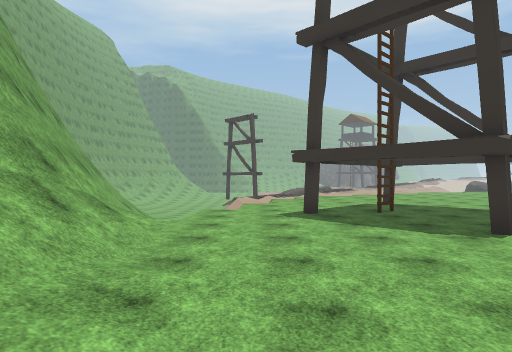
[1] (above)

23 first-person views from a walk through a scene from a Unity 3-D project. The camera is 1.2 m above the floor, looks level and sees 75° across. The floor is counted in squares, 2 m on a side. Each view is taken from the middle of a square. On the plan, view 1 faces up. The plan holds only what a view shows up to about 10 squares ahead; the rest is blank. The place goes on beyond the plan. The player is left out. Some animated figures are left out. Some surface patterns are stand-ins.

[2]
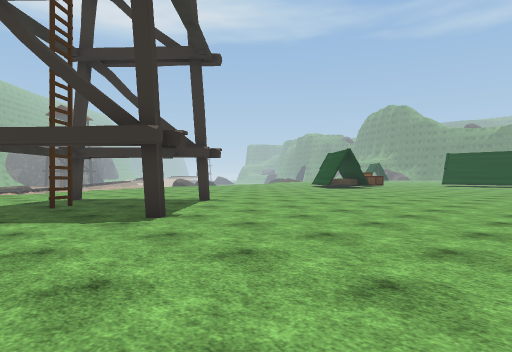

[3]
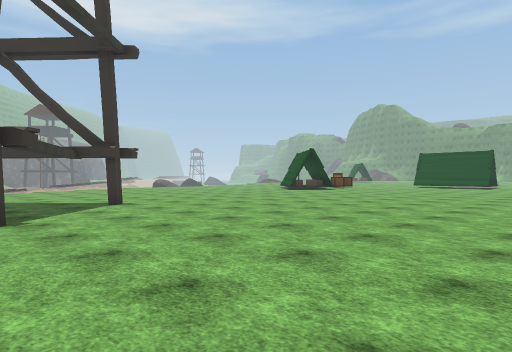

[4]
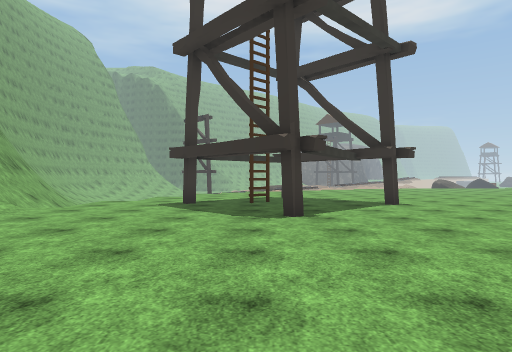

[5]
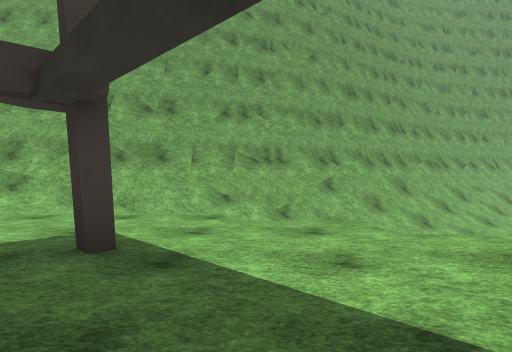

[6]
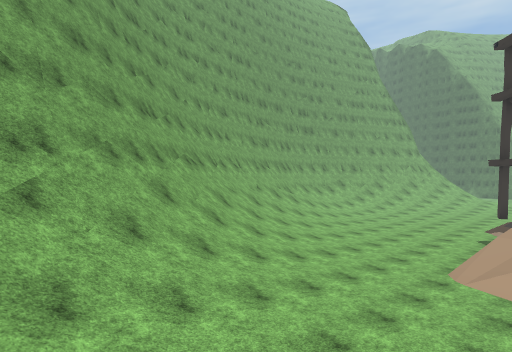

[7]
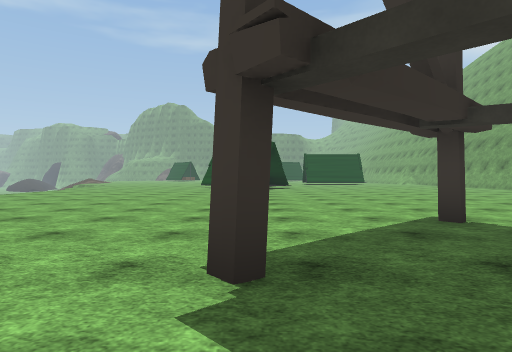

[8]
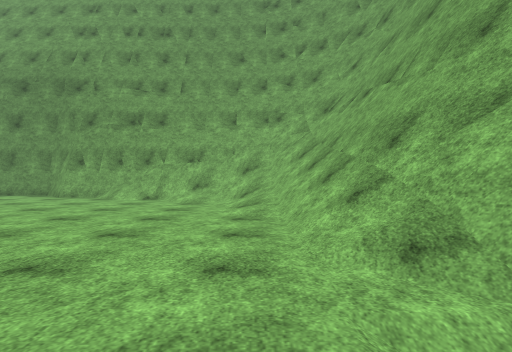

[9]
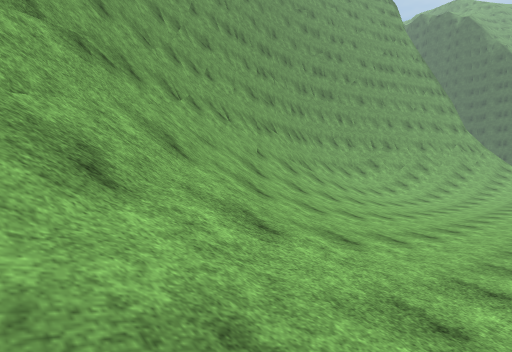

[10]
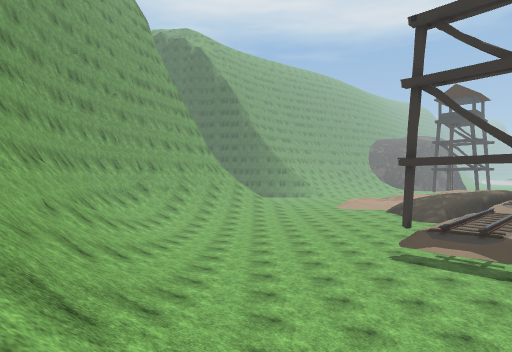

[11]
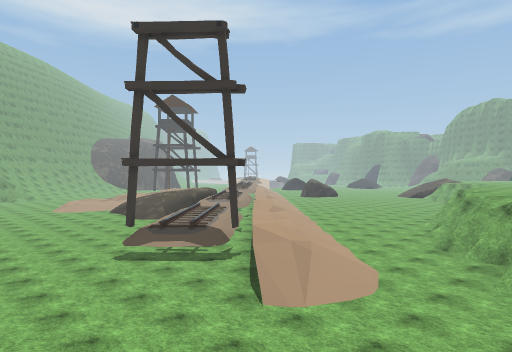

[12]
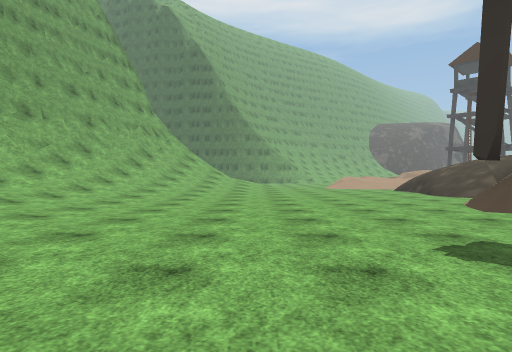

[13]
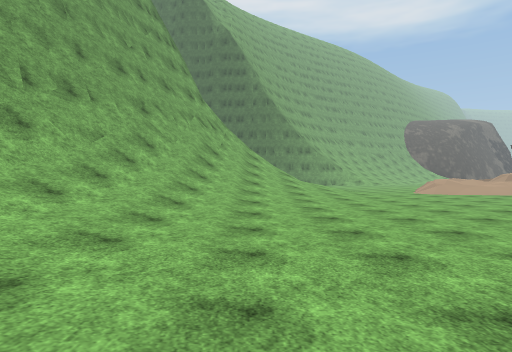

[14]
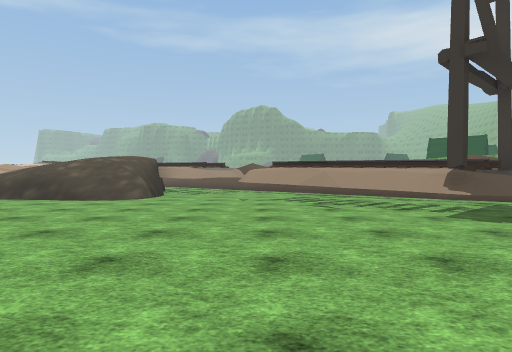

[15]
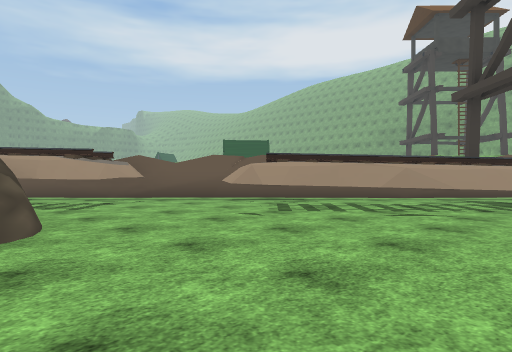

[16]
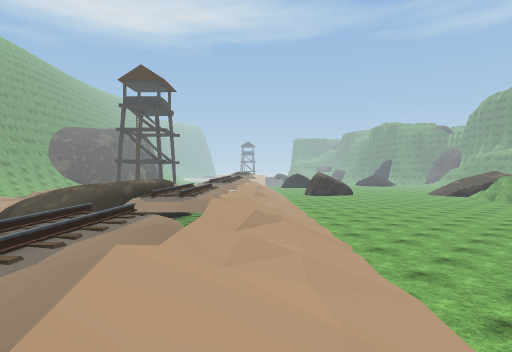

[17]
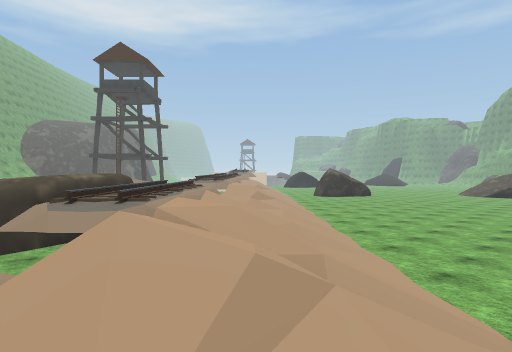

[18]
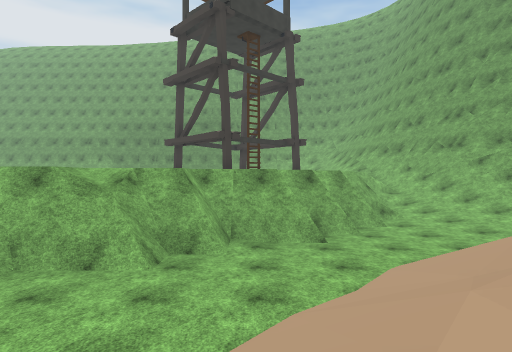

[19]
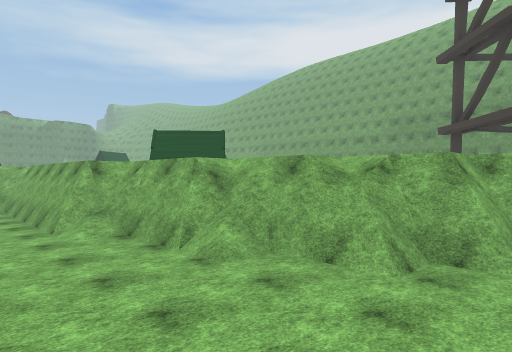

[20]
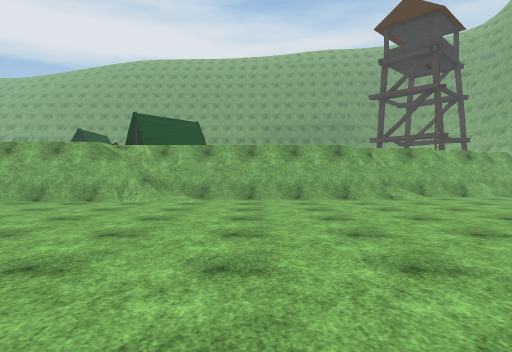

[21]
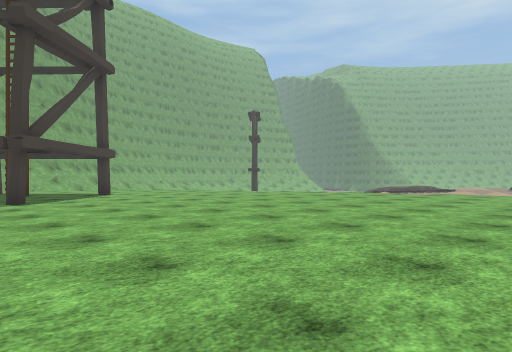

[22]
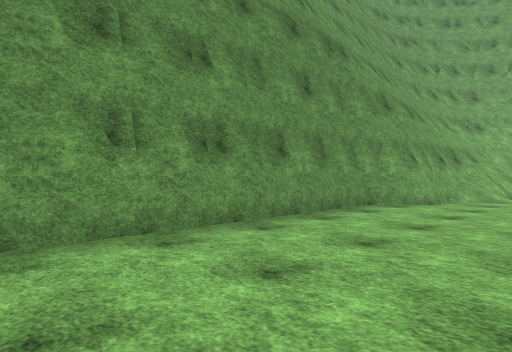

[23]
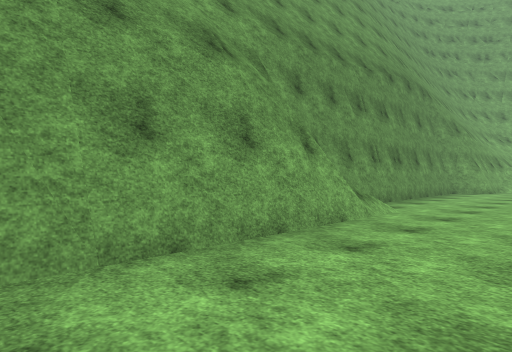

### Floor plan
Key: @ floor where view 1 was taken; # wall or solid block; x gap in a wall; . main floor; - floor 0.75 m lower than the main floor; _ floor 1.5 m lower than the main floor; < floor 2.5 m lower than the main floor; ( floor 3.25 m lower than the main floor; / step, stairs or slope; = window, fence, low wall or low ledge; ^ raised ledge; v drop or lower ground; T tower.
Columns run from 10 left of view 1 to 18 right of it. Each row starts with its distance up from view 1.
 33 #///((((((( //
 32 #///((((((((=/
 31 #//(((((((((//    v
 30 =//(((((((((//_-vvvv
 29 =/((((((((((/=#vvvvv/
 28 //((((((((((((# vvv///  (
 27 /(((((((((((((##_v///(((((
 26 /((((((((((^#^(xv///(((((((
 25  (((((((((^###(__//(((((((((
 24 //(((((((^##^^v///((((((((((
 23 //((((((###^^v///((((((((((((
 22 =/((((((^^^^v///(((((((((((((
 21 #//((((((^^v<//((((((((((((((
 20 #//((((((  ///(((((((((((((/#
 19 #///(((((////(((((((//vvvv#//
 18 ##///((((///(((((//v##..   ..
 17  #///((((//((((#v/#  ...
 16  ##///((((((((##/.. .....
 15   ##///(((((###..........
 14    #///((((##    ........
 13    ##///((##   ..........
 12     ##//(/ . ............
 11     ##//   ..............
 10      ##/  ....T...........
  9      ##/ /................
  8       #/ ..T.T............
  7       ##/.......T.........
  6        #/.................
  5        #/.....T........
  4        #/..............
  3        #/...............
  2        #//...............
  1        #//...................
  0        #//@/.................
 -1        #//////...............
 -2        #########......./#####
 -3                ##########

Where each view was taken, in squares from view 1:
view 1: 0 up, 0 right, facing up
view 2: 0 up, 1 right, facing up-right
view 3: 1 down, 3 right, facing up-right
view 4: 1 down, 3 right, facing up
view 5: 9 up, 4 right, facing left
view 6: 10 up, 0 right, facing up-left
view 7: 10 up, 2 right, facing right
view 8: 8 up, 1 left, facing down
view 9: 14 up, 4 left, facing up-left
view 10: 14 up, 6 left, facing up
view 11: 14 up, 6 left, facing up-right
view 12: 20 up, 4 left, facing up
view 13: 23 up, 7 left, facing up
view 14: 26 up, 7 left, facing right
view 15: 30 up, 2 left, facing down-right
view 16: 19 up, 0 right, facing up-right
view 17: 22 up, 3 right, facing up-right
view 18: 22 up, 3 right, facing down
view 19: 21 up, 3 right, facing down-right
view 20: 28 up, 14 right, facing down
view 21: 6 up, 15 right, facing up-left
view 22: 1 up, 12 right, facing down-left
view 23: 1 up, 18 right, facing down-left
